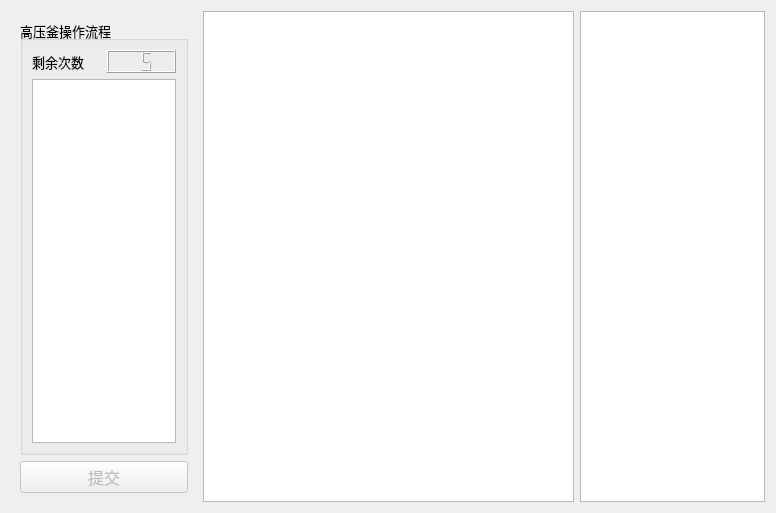
<?xml version="1.0" encoding="UTF-8"?>
<ui version="4.0">
 <class>AutoclaveSafety</class>
 <widget class="QWidget" name="AutoclaveSafety">
  <property name="geometry">
   <rect>
    <x>0</x>
    <y>0</y>
    <width>776</width>
    <height>513</height>
   </rect>
  </property>
  <property name="windowTitle">
   <string>Form</string>
  </property>
  <layout class="QHBoxLayout" name="horizontalLayout_2">
   <item>
    <layout class="QHBoxLayout" name="horizontalLayout" stretch="1,2,1">
     <item>
      <widget class="QStackedWidget" name="stackedWidget">
       <property name="currentIndex">
        <number>1</number>
       </property>
       <widget class="QWidget" name="page_3">
        <layout class="QVBoxLayout" name="verticalLayout_5">
         <item>
          <widget class="QGroupBox" name="groupBox_3">
           <property name="font">
            <font>
             <pointsize>10</pointsize>
            </font>
           </property>
           <property name="title">
            <string>认识高压釜</string>
           </property>
           <layout class="QVBoxLayout" name="verticalLayout_6">
            <property name="leftMargin">
             <number>3</number>
            </property>
            <property name="topMargin">
             <number>3</number>
            </property>
            <property name="rightMargin">
             <number>3</number>
            </property>
            <property name="bottomMargin">
             <number>3</number>
            </property>
            <item>
             <widget class="QLabel" name="label_2">
              <property name="font">
               <font>
                <pointsize>12</pointsize>
               </font>
              </property>
              <property name="text">
               <string>高压釜部件名称</string>
              </property>
             </widget>
            </item>
            <item>
             <widget class="QListWidget" name="nameList">
              <property name="font">
               <font>
                <pointsize>15</pointsize>
               </font>
              </property>
              <property name="focusPolicy">
               <enum>Qt::NoFocus</enum>
              </property>
              <property name="alternatingRowColors">
               <bool>true</bool>
              </property>
              <property name="selectionMode">
               <enum>QAbstractItemView::SingleSelection</enum>
              </property>
              <property name="spacing">
               <number>8</number>
              </property>
             </widget>
            </item>
            <item>
             <widget class="QPushButton" name="btnCheck">
              <property name="font">
               <font>
                <pointsize>12</pointsize>
               </font>
              </property>
              <property name="text">
               <string>完成</string>
              </property>
             </widget>
            </item>
            <item>
             <spacer name="verticalSpacer">
              <property name="orientation">
               <enum>Qt::Vertical</enum>
              </property>
              <property name="sizeHint" stdset="0">
               <size>
                <width>20</width>
                <height>40</height>
               </size>
              </property>
             </spacer>
            </item>
           </layout>
          </widget>
         </item>
         <item>
          <widget class="QPushButton" name="btnNext">
           <property name="enabled">
            <bool>false</bool>
           </property>
           <property name="font">
            <font>
             <pointsize>12</pointsize>
            </font>
           </property>
           <property name="text">
            <string>下一步</string>
           </property>
          </widget>
         </item>
        </layout>
       </widget>
       <widget class="QWidget" name="page_4">
        <layout class="QVBoxLayout" name="verticalLayout_7">
         <item>
          <widget class="QGroupBox" name="groupBox_4">
           <property name="font">
            <font>
             <pointsize>10</pointsize>
            </font>
           </property>
           <property name="title">
            <string>高压釜操作流程</string>
           </property>
           <layout class="QVBoxLayout" name="verticalLayout_8">
            <item>
             <layout class="QHBoxLayout" name="horizontalLayout_3">
              <item>
               <widget class="QLabel" name="label">
                <property name="text">
                 <string>剩余次数</string>
                </property>
               </widget>
              </item>
              <item>
               <widget class="QLCDNumber" name="lcdNumber">
                <property name="digitCount">
                 <number>2</number>
                </property>
                <property name="intValue" stdset="0">
                 <number>5</number>
                </property>
               </widget>
              </item>
             </layout>
            </item>
            <item>
             <widget class="QListWidget" name="operationList">
              <property name="font">
               <font>
                <pointsize>12</pointsize>
               </font>
              </property>
              <property name="focusPolicy">
               <enum>Qt::NoFocus</enum>
              </property>
              <property name="editTriggers">
               <set>QAbstractItemView::NoEditTriggers</set>
              </property>
              <property name="dragEnabled">
               <bool>true</bool>
              </property>
              <property name="dragDropOverwriteMode">
               <bool>false</bool>
              </property>
              <property name="dragDropMode">
               <enum>QAbstractItemView::InternalMove</enum>
              </property>
              <property name="defaultDropAction">
               <enum>Qt::MoveAction</enum>
              </property>
              <property name="alternatingRowColors">
               <bool>true</bool>
              </property>
              <property name="selectionMode">
               <enum>QAbstractItemView::NoSelection</enum>
              </property>
              <property name="spacing">
               <number>5</number>
              </property>
              <property name="wordWrap">
               <bool>true</bool>
              </property>
             </widget>
            </item>
           </layout>
          </widget>
         </item>
         <item>
          <widget class="QPushButton" name="btnFinished">
           <property name="enabled">
            <bool>false</bool>
           </property>
           <property name="font">
            <font>
             <pointsize>12</pointsize>
            </font>
           </property>
           <property name="text">
            <string>提交</string>
           </property>
          </widget>
         </item>
        </layout>
       </widget>
      </widget>
     </item>
     <item>
      <widget class="QGraphicsView" name="graphicsView"/>
     </item>
     <item>
      <widget class="QTextBrowser" name="textBrowser"/>
     </item>
    </layout>
   </item>
  </layout>
 </widget>
 <resources/>
 <connections/>
</ui>
